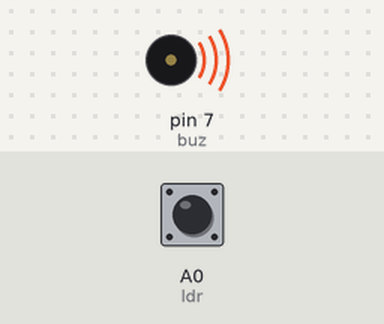
Bench run of a sketch on a simulated Arduino Uno, built with avr-gcc and run on an emulated ATmega328P. Parts: buzzer (waves = sounding, pin HIGH). The inputs (shaded band) are chosen by the test bench; at power-on: A0 (ldr) HIGH.

Above: at 1.2 s.
1.3 s: A0 (ldr) pulled LOW for 0.15 s
At 1.37 s:
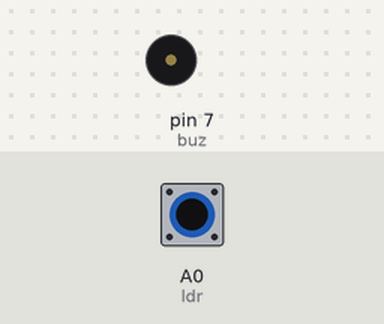
2.9 s: A0 (ldr) pulled LOW for 3.2 s
At 7.1 s:
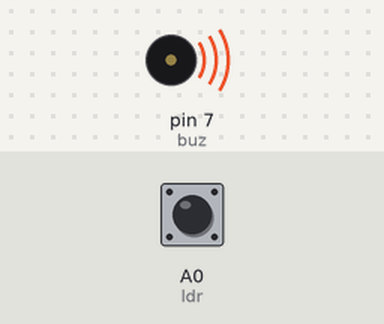
Timing chart, 0 to 8.6 s (numbered marks = the images above; inputs shaded):
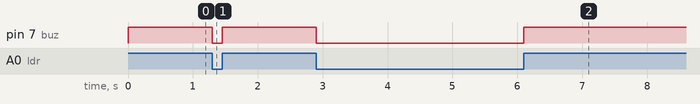

The sketch:

LDR_BUZ.ino
```cpp
int buz = 7;
int ldr = A0 ;
void setup() {
  Serial.begin(9600);
  pinMode(buz,OUTPUT);
  pinMode(ldr,INPUT_PULLUP);


}
void loop() {
    if(digitalRead(ldr)==HIGH){
      digitalWrite(buz,1);
  }
    if(digitalRead(ldr)==LOW){
      digitalWrite(buz,0);
    }
}
```

Measured:
- after the input at 1.3 s, pin 7 (buz): HIGH → LOW at once, → HIGH 0.15 s later
- after the input at 2.9 s, pin 7 (buz): HIGH → LOW at once, → HIGH 3.2 s later
